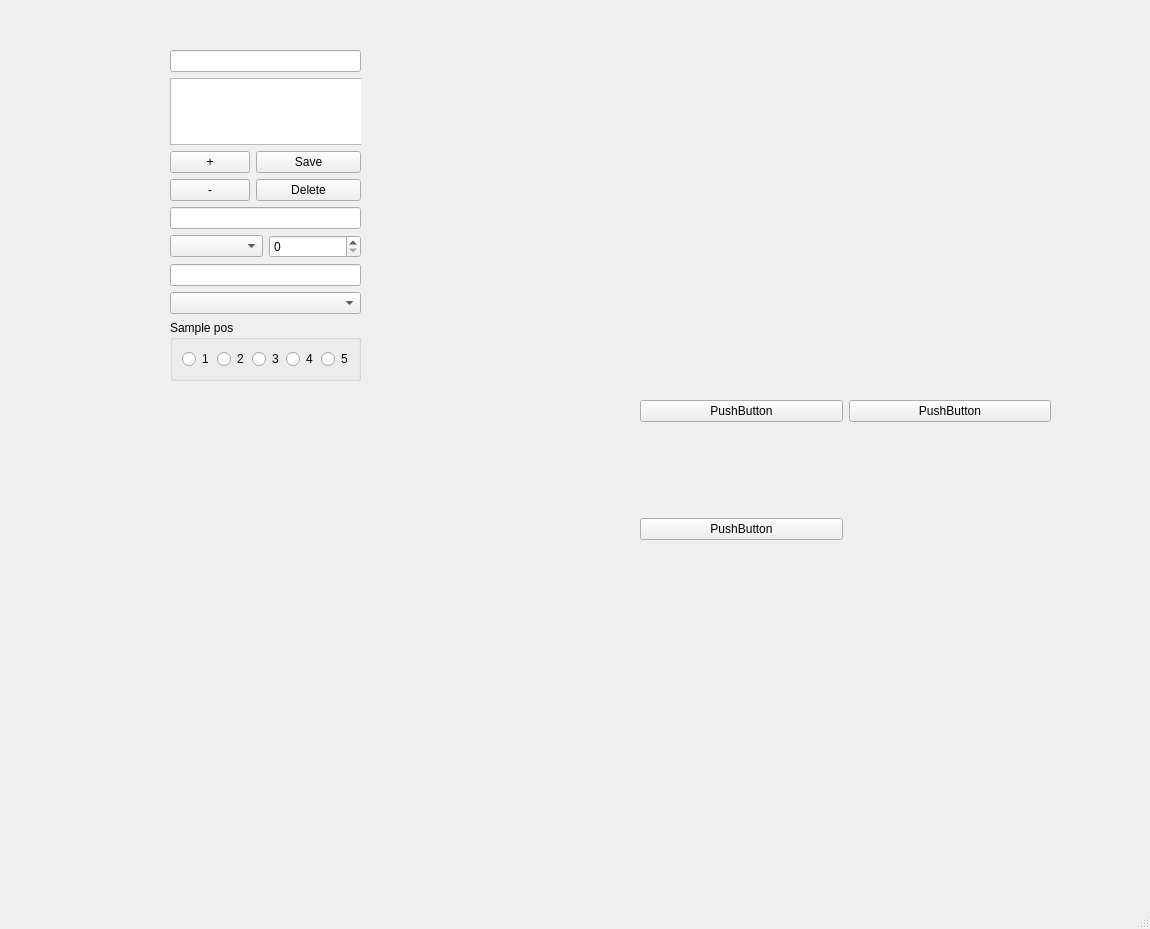
<?xml version="1.0" encoding="UTF-8"?>
<ui version="4.0">
 <class>MainWindow</class>
 <widget class="QMainWindow" name="MainWindow">
  <property name="geometry">
   <rect>
    <x>0</x>
    <y>0</y>
    <width>1150</width>
    <height>929</height>
   </rect>
  </property>
  <property name="windowTitle">
   <string>MainWindow</string>
  </property>
  <widget class="QWidget" name="centralwidget">
   <widget class="QWidget" name="gridLayoutWidget">
    <property name="geometry">
     <rect>
      <x>640</x>
      <y>310</y>
      <width>411</width>
      <height>321</height>
     </rect>
    </property>
    <layout class="QGridLayout" name="gridLayout_2">
     <item row="0" column="1">
      <widget class="QPushButton" name="pushButton_2">
       <property name="text">
        <string>PushButton</string>
       </property>
      </widget>
     </item>
     <item row="0" column="0">
      <widget class="QPushButton" name="pushButton">
       <property name="text">
        <string>PushButton</string>
       </property>
      </widget>
     </item>
     <item row="1" column="0">
      <widget class="QPushButton" name="pushButton_3">
       <property name="text">
        <string>PushButton</string>
       </property>
      </widget>
     </item>
    </layout>
   </widget>
   <widget class="QWidget" name="verticalLayoutWidget">
    <property name="geometry">
     <rect>
      <x>170</x>
      <y>50</y>
      <width>191</width>
      <height>331</height>
     </rect>
    </property>
    <layout class="QVBoxLayout" name="verticalLayout">
     <item>
      <widget class="QLineEdit" name="lineEdit">
       <property name="text">
        <string/>
       </property>
      </widget>
     </item>
     <item>
      <layout class="QFormLayout" name="formLayout">
       <item row="1" column="0">
        <widget class="QListView" name="listView"/>
       </item>
      </layout>
     </item>
     <item>
      <layout class="QFormLayout" name="formLayout_2">
       <item row="0" column="0">
        <widget class="QPushButton" name="pushButton_4">
         <property name="text">
          <string>+</string>
         </property>
        </widget>
       </item>
       <item row="0" column="1">
        <widget class="QPushButton" name="pushButton_6">
         <property name="text">
          <string>Save</string>
         </property>
        </widget>
       </item>
       <item row="1" column="0">
        <widget class="QPushButton" name="pushButton_5">
         <property name="text">
          <string>-</string>
         </property>
        </widget>
       </item>
       <item row="1" column="1">
        <widget class="QPushButton" name="pushButton_7">
         <property name="text">
          <string>Delete</string>
         </property>
        </widget>
       </item>
      </layout>
     </item>
     <item>
      <widget class="QLineEdit" name="lineEdit_2"/>
     </item>
     <item>
      <layout class="QGridLayout" name="gridLayout_3">
       <item row="0" column="0">
        <widget class="QComboBox" name="comboBox"/>
       </item>
       <item row="0" column="1">
        <widget class="QSpinBox" name="spinBox"/>
       </item>
      </layout>
     </item>
     <item>
      <widget class="QLineEdit" name="lineEdit_3"/>
     </item>
     <item>
      <widget class="QComboBox" name="comboBox_2"/>
     </item>
     <item>
      <widget class="QGroupBox" name="groupBox">
       <property name="title">
        <string>Sample pos</string>
       </property>
       <layout class="QHBoxLayout" name="horizontalLayout">
        <item>
         <widget class="QRadioButton" name="radioButton">
          <property name="text">
           <string>1</string>
          </property>
         </widget>
        </item>
        <item>
         <widget class="QRadioButton" name="radioButton_2">
          <property name="text">
           <string>2</string>
          </property>
         </widget>
        </item>
        <item>
         <widget class="QRadioButton" name="radioButton_3">
          <property name="text">
           <string>3</string>
          </property>
         </widget>
        </item>
        <item>
         <widget class="QRadioButton" name="radioButton_4">
          <property name="text">
           <string>4</string>
          </property>
         </widget>
        </item>
        <item>
         <widget class="QRadioButton" name="radioButton_5">
          <property name="text">
           <string>5</string>
          </property>
         </widget>
        </item>
       </layout>
      </widget>
     </item>
    </layout>
   </widget>
  </widget>
  <widget class="QMenuBar" name="menubar">
   <property name="geometry">
    <rect>
     <x>0</x>
     <y>0</y>
     <width>1150</width>
     <height>21</height>
    </rect>
   </property>
  </widget>
  <widget class="QStatusBar" name="statusbar"/>
 </widget>
 <resources/>
 <connections/>
</ui>
